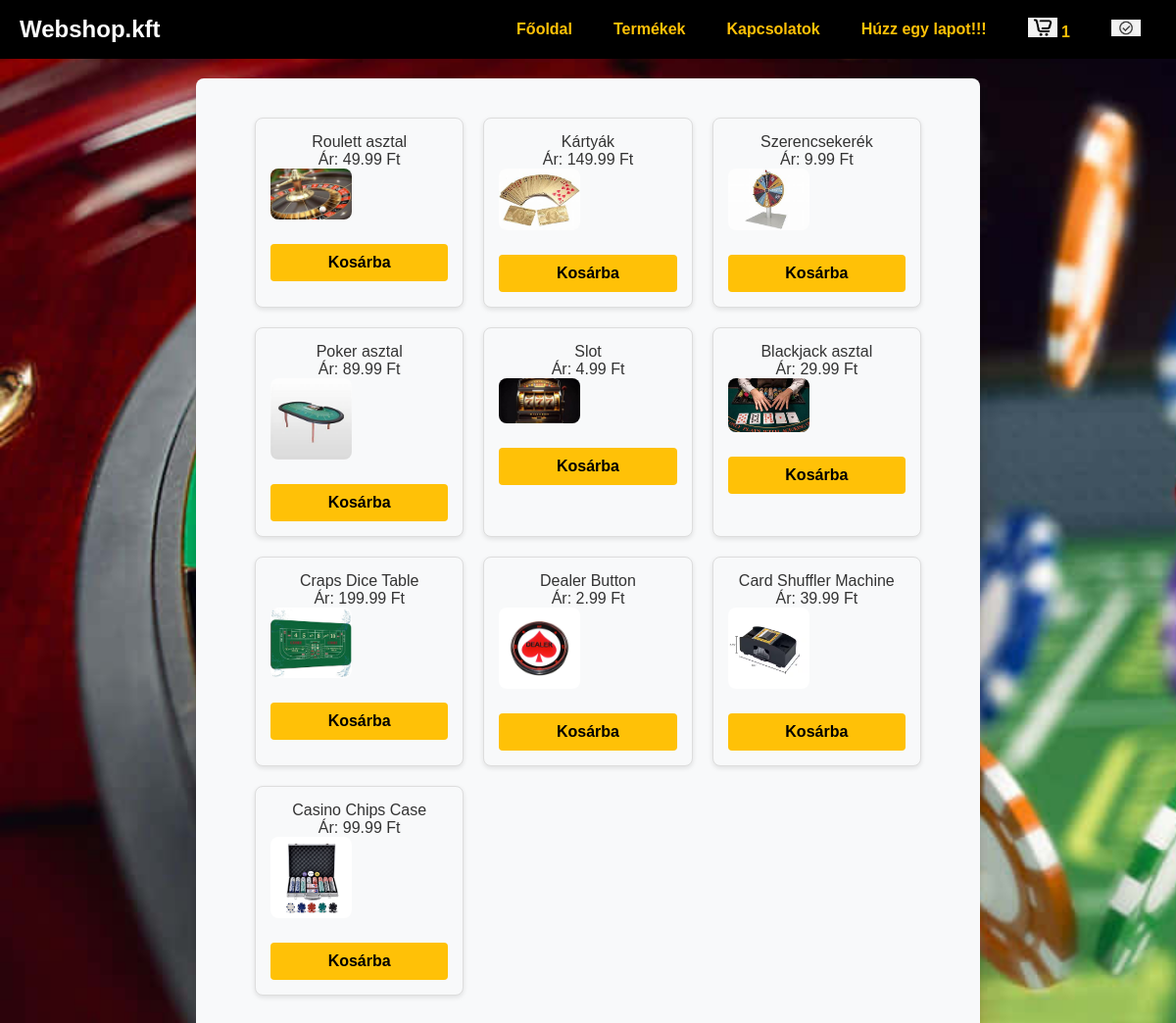
The app's page /api/index.php (signed in), older data.
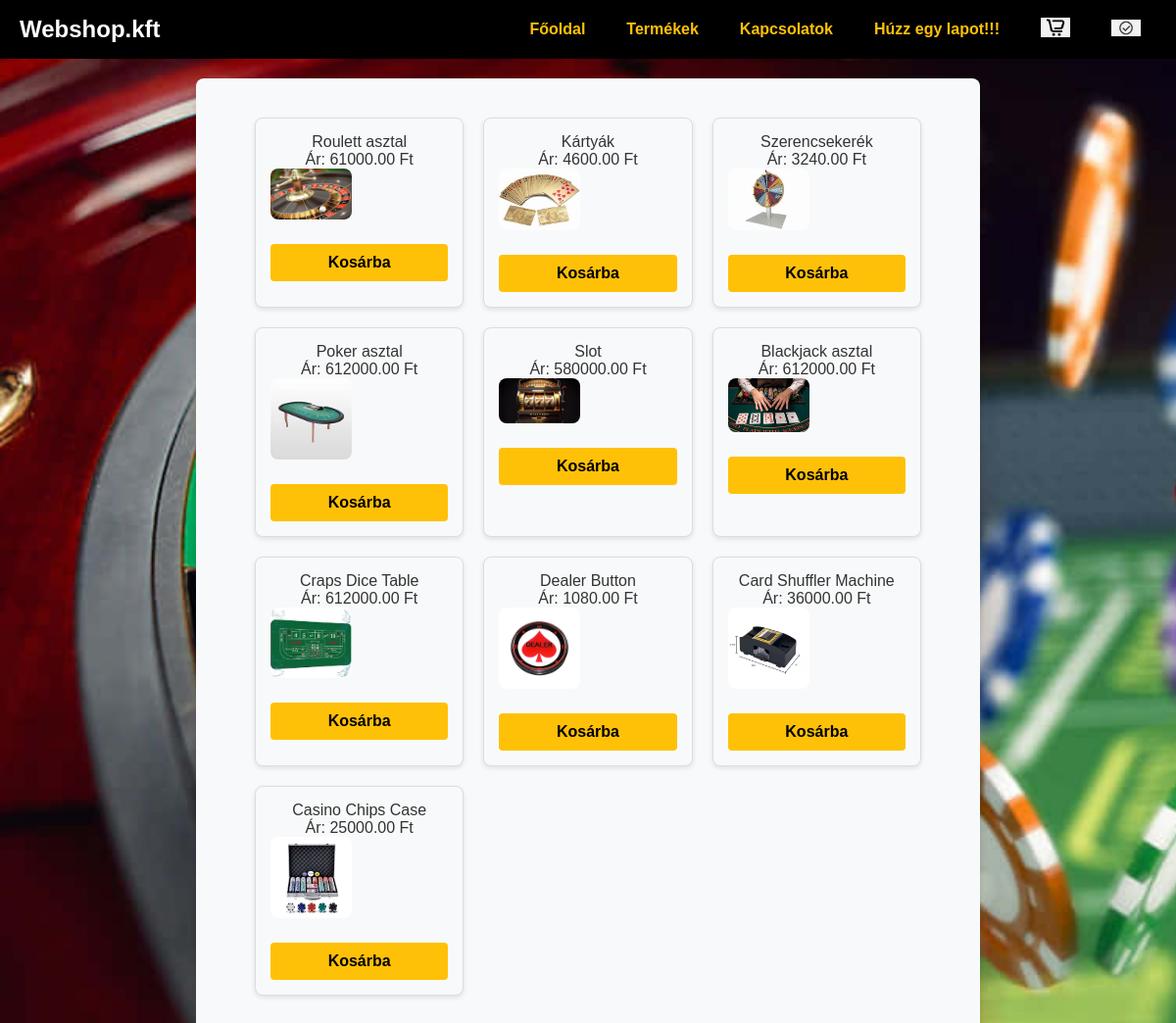
The same page, newer data.
### tables this page shows
CREATE TABLE `products` (
  `product_id` int(11) NOT NULL,
  `name` varchar(255) NOT NULL,
  `price` decimal(10,2) NOT NULL,
  `stock` int(11) NOT NULL,
  `image_default` varchar(255) DEFAULT NULL,
  `image_ver1` varchar(255) DEFAULT NULL,
  `image_ver2` varchar(255) DEFAULT NULL,
  `image_ver3` varchar(255) DEFAULT NULL
);

### api/adatbazis.php (called while the page is built, shortened)
<?php
require("../includes/db.php");
class Database {
    private $conn;
    public function __construct($conn) {
        $this->conn = $conn;
    }
    public function getProducts() {
        $sql = "SELECT * FROM products";
        $result = $this->conn->query($sql);
        $products = [];
        if ($result->num_rows > 0) {
            while ($row = $result->fetch_assoc()) {
                $products[] = $row;
            }
        }
        return $products;
    }
}
$database = new Database($conn);
$products = $database->getProducts();
?>

### api/index.php (the view, shortened to what this page needs)
<?php
include_once '../includes/db.php';
include_once 'adatbazis.php';
$products = $_SESSION['products'] ?? [];
$cartCount = isset($_SESSION['cart']) ? count($_SESSION['cart']) : 0;
?>
<!DOCTYPE html>
<html lang="hu">
<head>
    <link rel="stylesheet" href="style.css">
</head>
<body>
    <header>
        <h1>Webshop.kft</h1>
        <nav>
            <a class="item-1" href="fooldal.php">Főoldal</a>
            <a class="item-2" href="index.php">Termékek</a>
            <a class="item-3" href="contact.php">Kapcsolatok</a>
            <a class="item-4" href="huzas.php">Húzz egy lapot!!!</a>
            <a class="icon" href="cart.php">
                <img src="img/th.jpg" alt="Kosár" title="Kosár">
                <?php if ($cartCount > 0): ?>
                    <span class="cart-count"><?= $cartCount ?></span>
                <?php endif; ?>
            </a>
            <a class="icon" href="<?php echo $_SESSION['iconLink']?>"><img src="<?php echo $_SESSION['loggedinimg']?>" alt="Bejelentkezés/Kijelentkezés" title="Bejelentkezés"></a>
        </nav>
    </header>
    <main>
        <section class="products">
            <?php foreach ($products as $product): ?>
                <div class="product">
                    <p><?php echo htmlspecialchars($product['name']); ?></p>
                    <p>Ár: <?php echo htmlspecialchars($product['price']); ?> Ft</p>
                    <form method="POST">
                        <img src="<?php echo htmlspecialchars($product['image_default']) ?>" width="150px">
                        <button type="submit" name="add_to_cart">Kosárba</button>
                    </form>
                </div>
            <?php endforeach; ?>
        </section>
    </main>
</body>
</html>

### api/style.css (style rules this page uses)
body { font-family: Arial, sans-serif; margin: 0; padding: 0; background-image: url(img/hatter.png); background-repeat: no-repeat; background-size: cover; color: #333; }
.icon img { width: 30px; }
header { background-color: #000; color: #fff; padding: 10px 20px; display: flex; justify-content: space-between; align-items: center; }
header h1 { margin: 0; font-size: 24px; }
nav { display: flex; align-items: center; gap: 10px; }
nav a { color: #ffc107; text-decoration: none; font-weight: bold; padding: 8px 16px; border-radius: 4px; transition: background-color 0.3s ease; }
.products { display: grid; grid-template-columns: repeat(auto-fit, minmax(200px, 1fr)); gap: 20px; margin: 20px; padding: 0 20px; }
.product { background-color: #f8f9fa; border: 1px solid #ddd; border-radius: 8px; padding: 15px; text-align: center; box-shadow: 0 2px 5px rgba(0, 0, 0, 0.1); }
.product img { max-width: 100%; height: auto; border-radius: 8px; cursor: pointer; transition: transform 0.3s ease; }
.product button { margin-top: 10px; background-color: #ffc107; color: #000; border: none; padding: 10px 15px; border-radius: 4px; font-weight: bold; cursor: pointer; transition: background-color 0.3s ease; }
main { max-width: 800px; margin: 20px auto; padding: 20px; background-color: #f8f9fa; border-radius: 8px; box-shadow: 0 2px 5px rgba(0, 0, 0, 0.1); }
form { display: grid; grid-template-columns: 1fr 1fr; gap: 15px; }
button { grid-column: span 2; padding: 10px; background-color: #ffc107; border: none; border-radius: 4px; font-size: 16px; font-weight: bold; cursor: pointer; transition: background-color 0.3s ease; }
* { box-sizing: border-box; margin: 0; padding: 0; }
img { width: 100%; height: 60%; }

Row changes from the older to the newer data that the page shows:
changed products "Roulett asztal": price "49.99" → "61000.00"
changed products "Kártyák": price "149.99" → "4600.00"
changed products "Szerencsekerék": price "9.99" → "3240.00"
changed products "Poker asztal": price "89.99" → "612000.00"
changed products "Slot": price "4.99" → "580000.00"
changed products "Blackjack asztal": price "29.99" → "612000.00"
changed products "Craps Dice Table": price "199.99" → "612000.00"
changed products "Dealer Button": price "2.99" → "1080.00"
changed products "Card Shuffler Machine": price "39.99" → "36000.00"
changed products "Casino Chips Case": price "99.99" → "25000.00"
Text that changed along with them:
$cartCount: "1" → (not shown)
